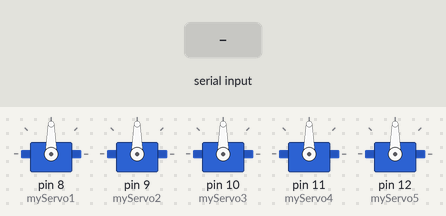
Simulated run of this sketch. Board: Arduino Uno, built with avr-gcc and run on an emulated ATmega328P. Shown: 5 × servo. The test bench sets the inputs (shaded band).

Above: at 1.2 s.
1.3 s: "A" received over Serial
At 3.2 s:
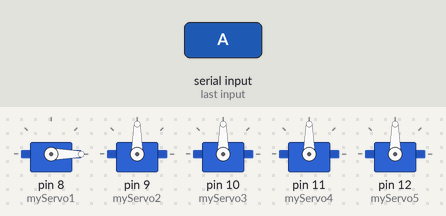
3.8 s: "B" received over Serial
At 5.1 s:
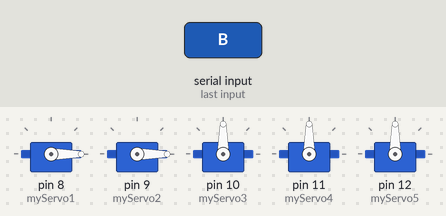
6.3 s: "C" received over Serial
At 8.2 s:
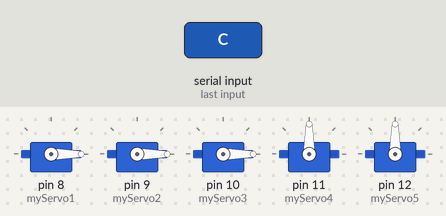
8.7 s: "D" received over Serial
At 10.0 s:
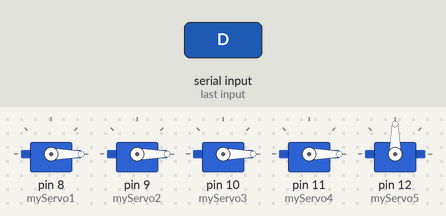
11.1 s: "E" received over Serial
At 13.1 s:
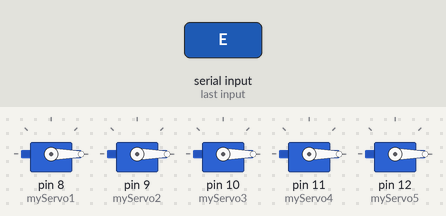
Timing chart, 0 to 14.6 s (numbered marks = the images above; inputs shaded):
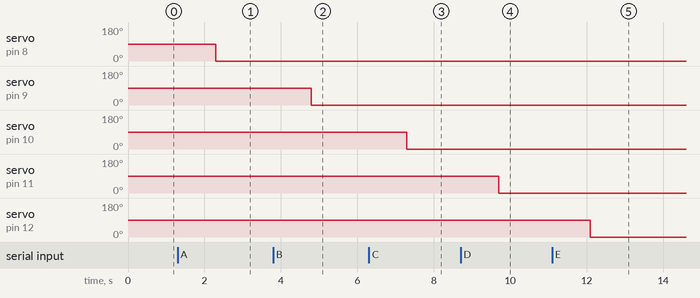

Measured:
- after the input at 1.3 s, servo on pin 8 (myServo1): 90° → 0° after 1.0 s
- after the input at 3.8 s, servo on pin 9 (myServo2): 90° → 0° after 1.0 s
- after the input at 6.3 s, servo on pin 10 (myServo3): 90° → 0° after 1.0 s
- after the input at 8.7 s, servo on pin 11 (myServo4): 90° → 0° after 1.0 s
- after the input at 11.1 s, servo on pin 12 (myServo5): 90° → 0° after 1.0 s

The sketch:

Code_Communication.ino
```cpp
#include <Servo.h>

// Create servo object to control a servo
Servo myServo1;
Servo myServo2;
Servo myServo3;
Servo myServo4;
Servo myServo5;

// Create a union to easily convert float to byte
union BtoF
{
  byte b[16];
  float fval;
};

// Name for Union
BtoF u1;
BtoF u2;
BtoF u3;
BtoF u4;
BtoF u5;

// Create to buffer
const int buffer_size = 16;
byte buf[buffer_size];

// Create the variable to be read
float myVal1;
float myVal2;
float myVal3;
float myVal4;
float myVal5;

// Setup
void setup()
{
  // initialize serial, use the same boudrate in the Simulink Config block
  Serial.begin(115200);
  myServo1.attach(8); // Attaches the servo on pin 9 to the servo object
  myServo2.attach(9);
  myServo3.attach(10);
  myServo4.attach(11);
  myServo5.attach(12);
}

// Main loop
void loop()
{
  if (Serial.available() > 0)
  {
    char caractere = Serial.read();

    if (caractere == 'A')
    {
      // Read to data from Matlab
      myVal1 = readFromMatlab(caractere);
      //delay(0.1);

      // Control to Servo Motor
      int servoPosition1 = myVal1;
      servoPosition1 = constrain(servoPosition1, 0, 120);
      myServo1.write(servoPosition1);

    }
    else if (caractere == 'B')
    {
      // Read to data from Matlab
      myVal2 = readFromMatlab(caractere);
      //delay(0.1);

      // Control to Servo Motor
      int servoPosition2 = myVal2;
      servoPosition2 = constrain(servoPosition2, 0, 120);
      myServo2.write(servoPosition2);

    }
    else if (caractere == 'C')
    {
      // Read to data from Matlab
      myVal3 = readFromMatlab(caractere);
      //delay(0.1);

      // Control to Servo Motor
      int servoPosition3 = myVal3;
      servoPosition3 = constrain(servoPosition3, 0, 120);
      myServo3.write(servoPosition3);

    }
    else if (caractere == 'D')
    {
      // Read to data from Matlab
      myVal4 = readFromMatlab(caractere);
      //delay(0.1);

      // Control to Servo Motor
      int servoPosition4 = myVal4;
      servoPosition4 = constrain(servoPosition4, 0, 120);
      myServo4.write(servoPosition4);

    }
    else if (caractere == 'E')
    {
      // Read to data from Matlab
      myVal5 = readFromMatlab(caractere);
      //delay(0.1);

      // Control to Servo Motor
      int servoPosition5 = myVal5;
      servoPosition5 = constrain(servoPosition5, 0, 120);
      myServo5.write(servoPosition5);
    }
  }
}

float readFromMatlab(char caractere)
{
  if (caractere == 'A')
  {
    // Read a sequence of bytes from the serial port until a specific character or sequence of characters is found
    int bytesRead = Serial.readBytesUntil('\r\n', buf, buffer_size);
    for (int i = 0; i < buffer_size; i++)
    {
      u1.b[i] = buf[i];
    }
    float output = u1.fval;
    return output;
  }
  else if (caractere == 'B')
  {
    // Read a sequence of bytes from the serial port until a specific character or sequence of characters is found
    int bytesRead = Serial.readBytesUntil('\r\n', buf, buffer_size);
    for (int i = 0; i < buffer_size; i++)
    {
      u2.b[i] = buf[i];
    }
    float output = u2.fval;
    return output;
  }
  else if (caractere == 'C')
  {
    // Read a sequence of bytes from the serial port until a specific character or sequence of characters is found
    int bytesRead = Serial.readBytesUntil('\r\n', buf, buffer_size);
    for (int i = 0; i < buffer_size; i++)
    {
      u3.b[i] = buf[i];
    }
    float output = u3.fval;
    return output;
  }
  else if (caractere == 'D')
  {
    // Read a sequence of bytes from the serial port until a specific character or sequence of characters is found
    int bytesRead = Serial.readBytesUntil('\r\n', buf, buffer_size);
    for (int i = 0; i < buffer_size; i++)
    {
      u4.b[i] = buf[i];
    }
    float output = u4.fval;
    return output;
  }
  else if (caractere == 'E')
  {
    // Read a sequence of bytes from the serial port until a specific character or sequence of characters is found
    int bytesRead = Serial.readBytesUntil('\r\n', buf, buffer_size);
    for (int i = 0; i < buffer_size; i++)
    {
      u5.b[i] = buf[i];
    }
    float output = u5.fval;
    return output;
  }
}
```
